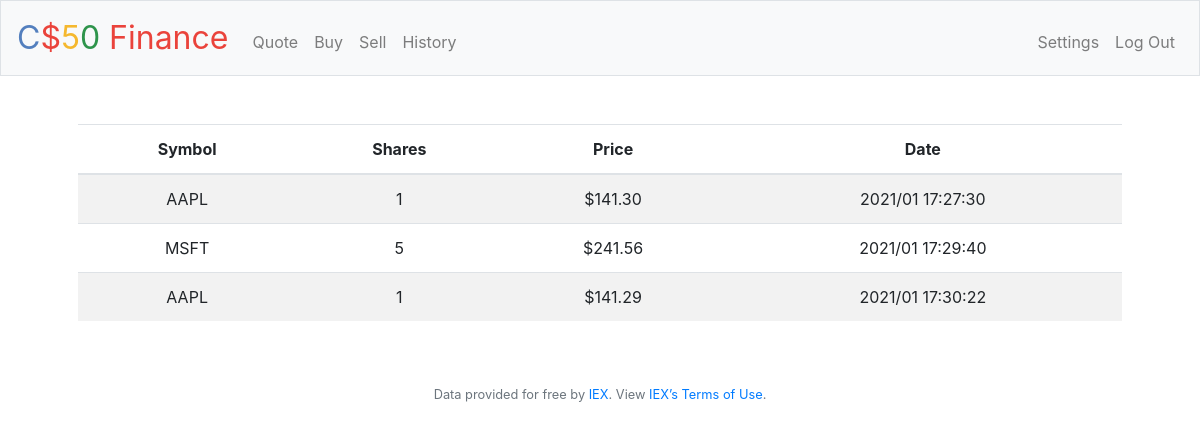
The app's page /history (signed in) with its own data.
### tables this page shows
CREATE TABLE 'buyments' (
    id integer NOT NULL,'userid' integer NOT NULL,
    symbol TEXT NOT NULL,
    company TEXT NOT NULL,
    quantity INTEGER,
    price NUMERIC NOT NULL,
    date TEXT NOT NULL,
    PRIMARY KEY(id)
);

### application.py (the view)
@app.route("/history")
@login_required
def history():
    user_id = session['user_id']
    data = db.execute('SELECT symbol, quantity, price, date FROM buyments WHERE userid=? ORDER BY date', user_id)
    for stock in data:
        stock['price'] = usd(stock['price'])
    return render_template('history.html', data=data)

### application.py (called while the page is built)
@app.after_request
def after_request(response):
    response.headers["Cache-Control"] = "no-cache, no-store, must-revalidate"
    response.headers["Expires"] = 0
    response.headers["Pragma"] = "no-cache"
    return response

### helpers.py (called while the page is built)
def login_required(f):
    @wraps(f)
    def decorated_function(*args, **kwargs):
        if session.get("user_id") is None:
            return redirect("/login")
        return f(*args, **kwargs)
    return decorated_function

def usd(value):
    return f"${value:,.2f}"

### templates/history.html (shortened to what this page needs)
{% extends "layout.html" %}
{% block main %}
    <table class="table table-striped">
        <thead>
            <tr>
                <th scope="col">Symbol</td>
                <th scope="col">Shares</td>
                <th scope="col">Price</td>
                <th scope="col">Date</td>
            </tr>
        </thead>
        <tbody>
        {% for stock in data %}
            <tr>
                <td>{{ stock.symbol }}</td>
                <td>{{ stock.quantity }}</td>
                <td>{{ stock.price }}</td>
                <td>{{ stock.date }}</td>
            </tr>
        {% endfor %}
        </tbody>
    </table>
{% endblock %}

### records on screen
buyments: symbol "AAPL", quantity "1", price "$141.30", date "2021/01 17:27:30"
buyments: symbol "MSFT", quantity "5", price "$241.56", date "2021/01 17:29:40"
buyments: symbol "AAPL", quantity "1", price "$141.29", date "2021/01 17:30:22"
